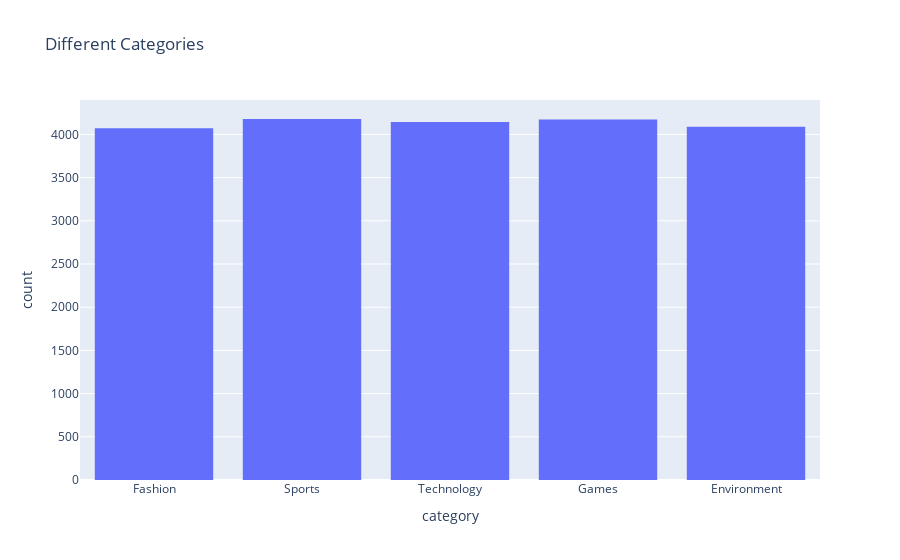

Here is the notebook cell this chart was saved with:
### Code cell
px.histogram(df,x = 'category',title = 'Different Categories')

### Figure 1 — Plotly figure (JSON) as saved in the notebook; plotly's stock layout.template omitted (floating-point values rounded to 4 significant figures; data arrays with more than 128 entries replaced by an {"elided": "..."} marker saying what was removed)
{"data": [{"alignmentgroup": "True", "bingroup": "x", "hovertemplate": "category=%{x}<br>count=%{y}<extra></extra>", "legendgroup": "", "marker": {"color": "#636efa", "pattern": {"shape": ""}}, "name": "", "offsetgroup": "", "orientation": "v", "showlegend": false, "type": "histogram", "x": {"elided": "20658 str values"}, "xaxis": "x", "yaxis": "y"}], "layout": {"autosize": true, "barmode": "relative", "legend": {"tracegroupgap": 0}, "title": {"text": "Different Categories"}, "xaxis": {"anchor": "y", "autorange": true, "domain": [0, 1], "range": [-0.5, 4.5], "title": {"text": "category"}, "type": "category"}, "yaxis": {"anchor": "x", "autorange": true, "domain": [0, 1], "range": [0, 4399.0], "title": {"text": "count"}}}}
